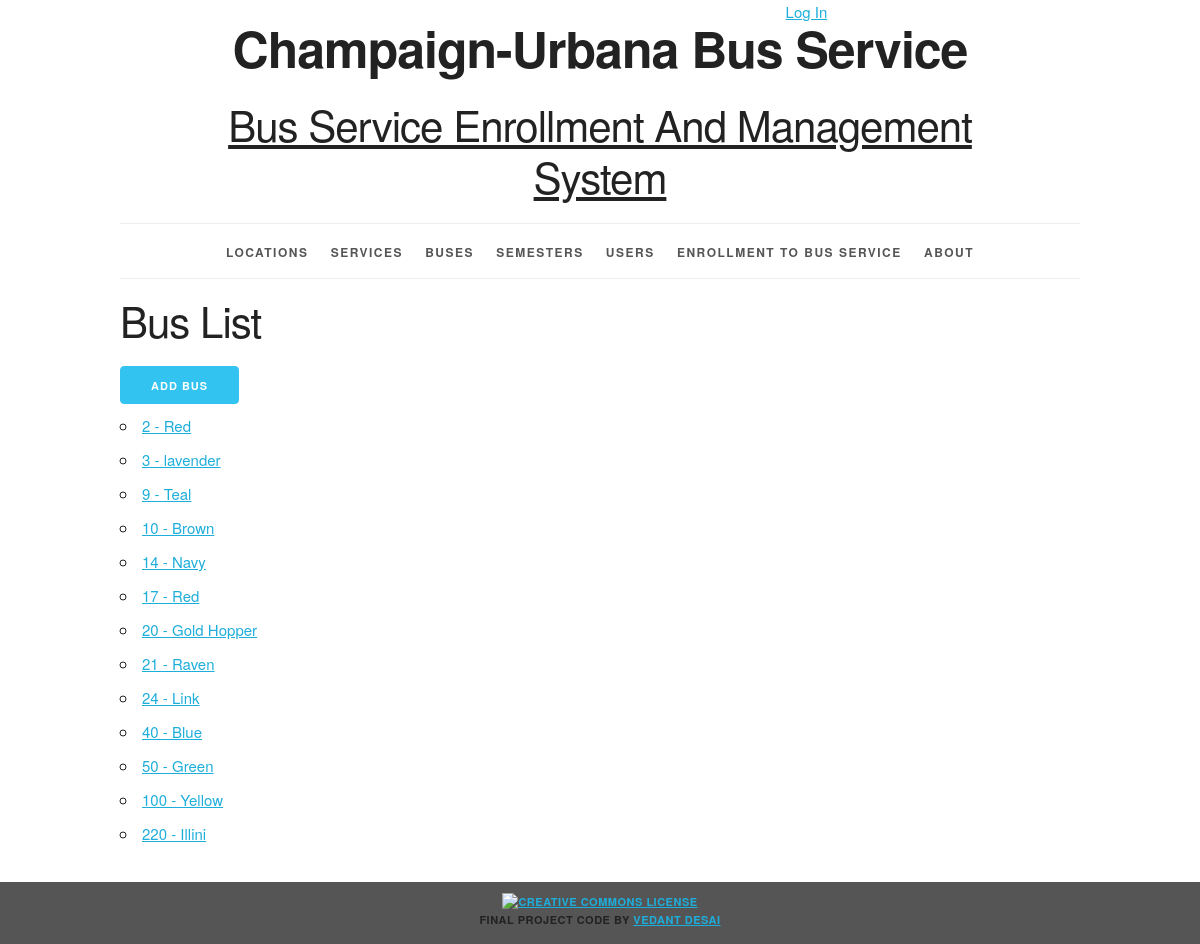
Page /bus/ on the earlier database version.
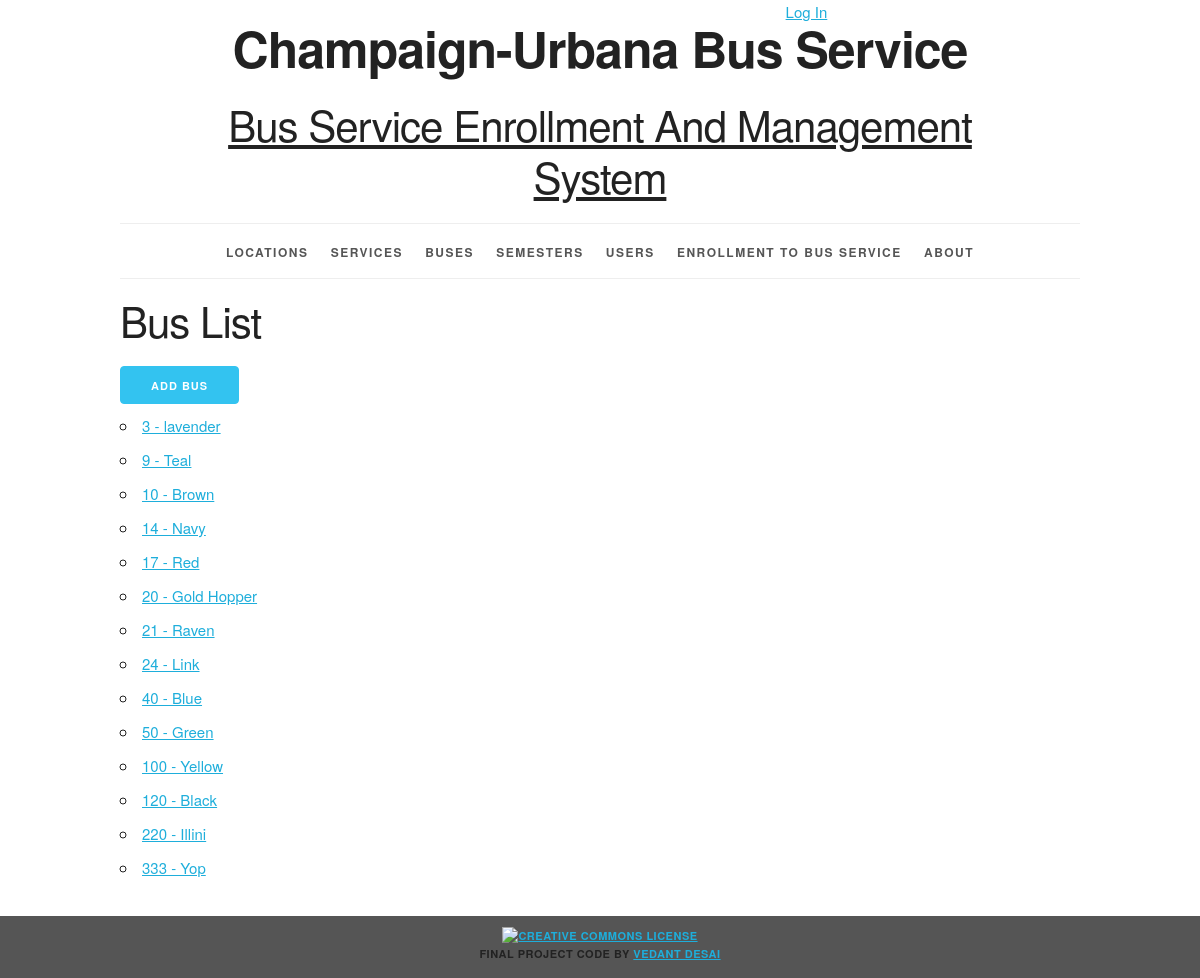
Same page on the later database version.
### bookinginfo/models.py (models this page shows, shortened)
class BusName(models.Model):
    bus_id = models.AutoField(primary_key=True)
    bus_name = models.CharField(max_length=155)
    bus_number = models.IntegerField(unique=True)
    def __str__(self):
        return '%s - %s' % ( self.bus_number, self.bus_name)
    def get_absolute_url(self):
        return reverse('bookinginfo_bus_detail_urlpattern',
                       kwargs={'pk': self.pk}
                       )
    class Meta:
        ordering = ['bus_number', 'bus_name']
        constraints = [
            UniqueConstraint(fields=['bus_number', 'bus_name'], name='unique_busName')
        ]

### bookinginfo/views.py (the view)
class BusList(ListView):
    model = BusName

### bookinginfo/templates/bookinginfo/busname_list.html (shortened to what this page needs)
{% extends 'bookinginfo/base.html' %}
{% block content %}
<h2>Bus List</h2>
    <a href="{% url 'bookinginfo_bus_create_urlpattern' %}" class="button button-primary">Add Bus</a>
<ul>
    {% for bus in busname_list %}
    <li>
      <a href="{{ bus.get_absolute_url }}">{{ bus }}</a>
    </li>
    {% empty %}
      <li><em> There are currently no buses available.</em></li>
    {% endfor %}
</ul>
{% endblock %}

Differences in the rows shown:
removed BusName: bus_number+bus_name "2 - Red"
added BusName: bus_number+bus_name "120 - Black"
added BusName: bus_number+bus_name "333 - Yop"
